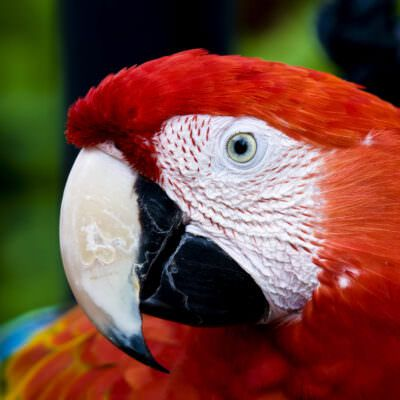
#> input picture PT1/images/scarlet.png, 400 x 400 px, found by its file name
$ jupyter execute Combining_Images.ipynb
#> lines starting #> are read from the running program, lines starting #| are printed output that depends on the picture
[cell 1]
import cv2

[cell 2]
from matplotlib import pyplot as plt

[cell 3]
from google.colab import drive
drive.mount ('/content/drive')

from IPython.display import Image

[cell 4]
img1 = cv2.imread("/content/drive/MyDrive/IMP301/PT1/images/scarlet.png")
#> img1 is the input picture: shape (400, 400, 3); mean B, G, R 58.4, 72, 115.5
img2 = cv2.imread("/content/drive/MyDrive/IMP301/PT1/images/jungle.jpg")
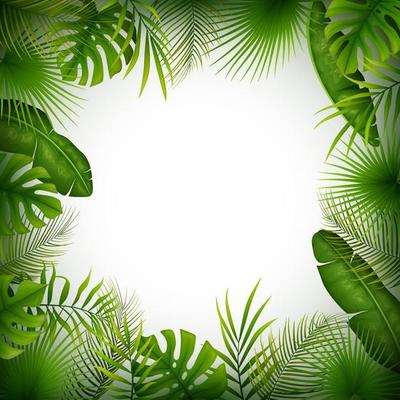
#> input picture PT1/images/jungle.jpg, 400 x 400 px, found by its file name
#> img2 is the input picture: shape (400, 400, 3); mean B, G, R 132.5, 178.4, 157.4
img3 = cv2.imread("/content/drive/MyDrive/IMP301/PT1/images/scarlet.png",0)
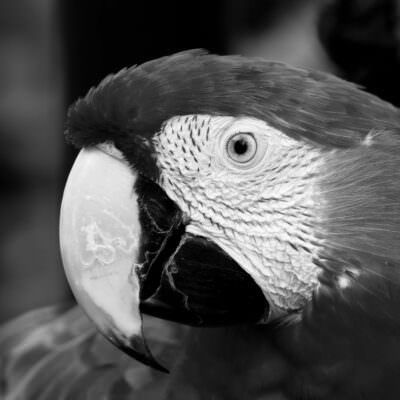
#> img3: shape (400, 400); min 0, max 255, mean 83.4

# img1 = cv2.imread("/content/drive/MyDrive/IMP301/PT1/images/bao.jpg",-1)
# img2 = cv2.imread("/content/drive/MyDrive/IMP301/PT1/images/jungle2.png")

img1 = cv2.resize(img1,(450,450))
#> img1: shape (450, 450, 3)
img2 = cv2.resize(img2,(450,450))
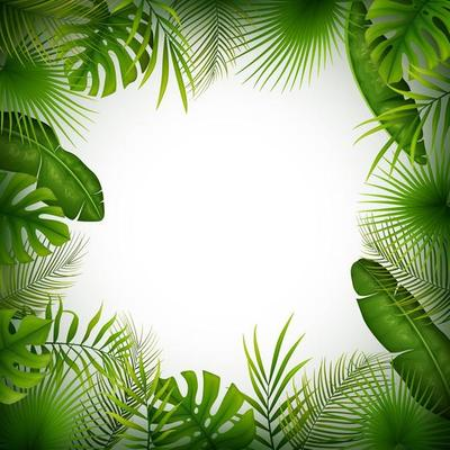
#> img2: shape (450, 450, 3); mean B, G, R 132.4, 178.3, 157.3

[cell 5]
final_img = cv2.addWeighted(img1,0.4,img2,0.6,0)
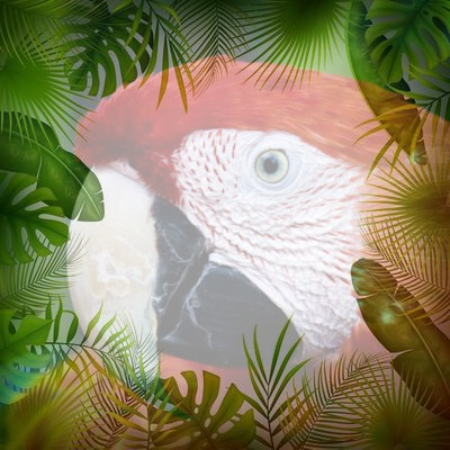
#> final_img: shape (450, 450, 3); mean B, G, R 102.7, 135.7, 140.5

[cell 6]
plt.imshow(cv2.cvtColor(img1,cv2.COLOR_BGR2RGB))
#> (this line was passed over: IPython is not available in this run)
plt.axis("off")
#> (this line was passed over: IPython is not available in this run)
plt.show()

[cell 7]
plt.imshow(img2)
#> (this line was passed over: IPython is not available in this run)
plt.axis("off")
#> (this line was passed over: IPython is not available in this run)
plt.show()

[cell 8]
plt.imshow(cv2.cvtColor(final_img,cv2.COLOR_BGR2RGB))
#> (this line was passed over: IPython is not available in this run)
plt.axis("off")
#> (this line was passed over: IPython is not available in this run)
plt.show()

[cell 9]
plt.imshow(cv2.cvtColor(img3, cv2.COLOR_BGR2RGB))
#> (this line was passed over: IPython is not available in this run)
